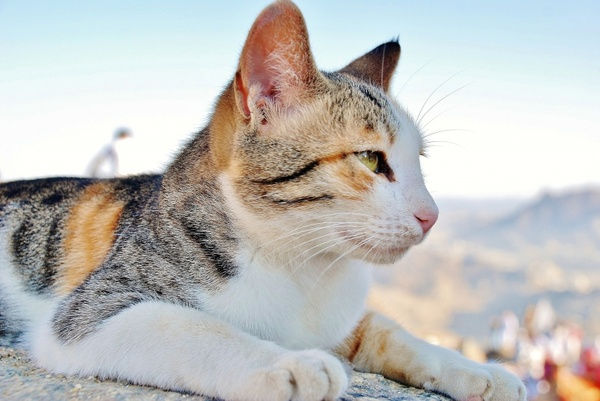
#> input picture test.jpg, 600 x 401 px
$ python -i fourier.py   (imports and definitions only)
#> lines starting #> are read from the running program, lines starting #| are printed output that depends on the picture
#> further down, picture is the input picture: shape (401, 600, 3); mean B, G, R 187.5, 190.4, 191.4
import numpy as np
import cv2

def get_fft(image):

    f = np.fft.fft2(image)
    fshift = np.fft.fftshift(f)

    rows,cols = image.shape
    c_row, c_col = round(rows/2), round(cols / 2)

    mask_width = round((rows / 5) / 2)
    mask_height = round((cols / 5) / 2)

    fshift[c_row-mask_width:c_row+mask_width, c_col-mask_height:c_col+mask_height] = 0

    f_ishift = np.fft.ifftshift(fshift)
    img_back = np.fft.ifft2(f_ishift)
    result = np.abs(img_back)

    return result

def convert(image):
    blue, green, red = cv2.split(image)
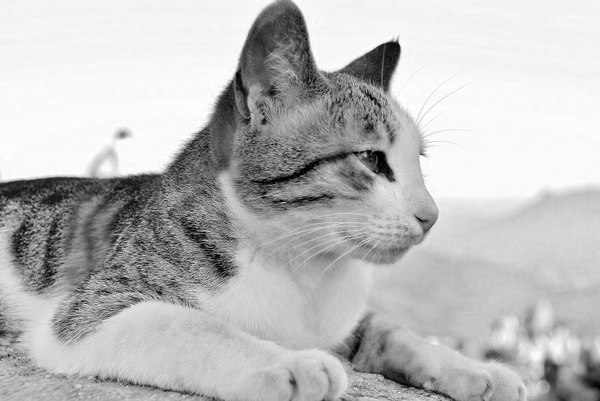
#> blue: shape (401, 600); min 0, max 255, mean 187.5
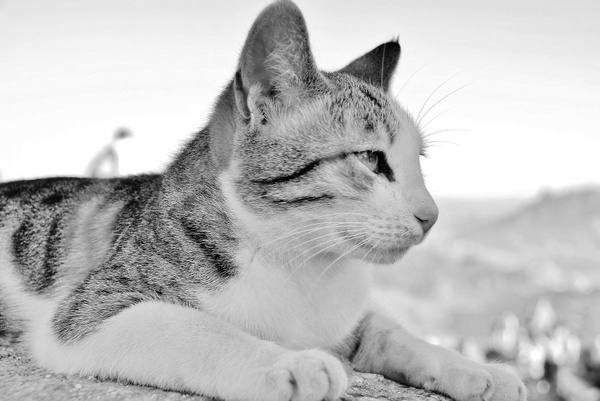
#> green: shape (401, 600); min 0, max 255, mean 190.4
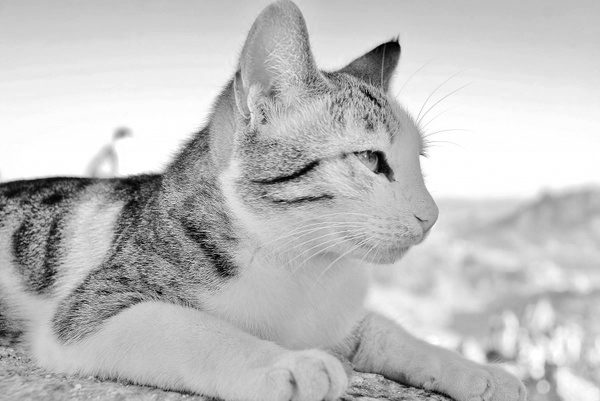
#> red: shape (401, 600); min 0, max 255, mean 191.4
    f_b = get_fft(blue)
#> in get_fft, `result = np.abs(img_back)`:
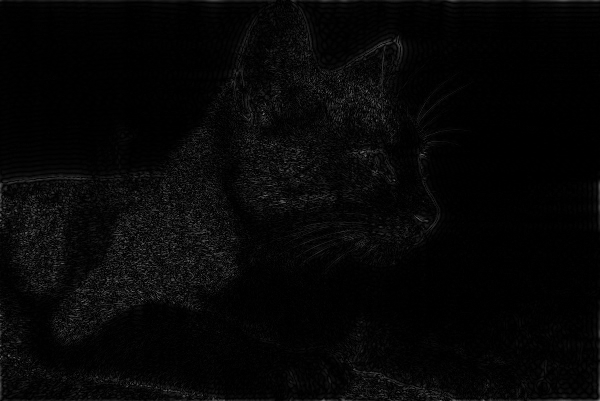
#> result: shape (401, 600) float64; min 0.00515, max 128.6, mean 6.7
    f_g = get_fft(green)
    f_r = get_fft(red)
    cv2.imwrite("r.png", f_r)
    cv2.imwrite("g.png", f_g)
    cv2.imwrite("b.png", f_b)

    rgb = cv2.merge((f_b, f_g, f_r))
    return rgb

>>> import cv2
>>> picture = cv2.imread('test.jpg')
>>> result = convert(picture)
